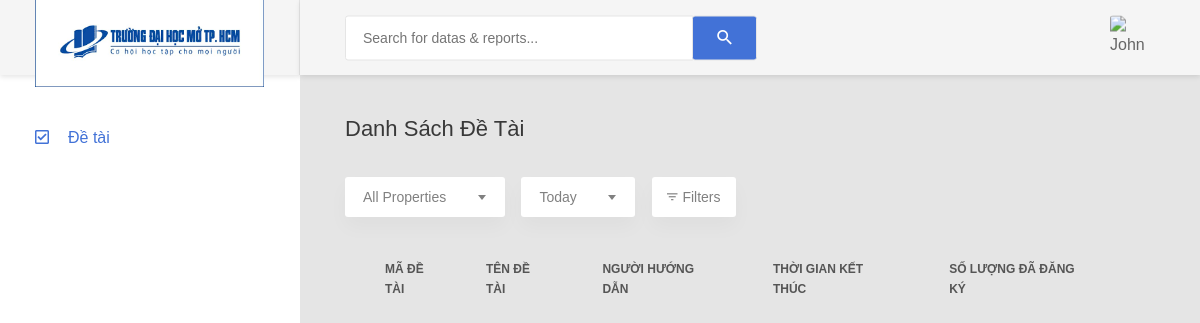
Page /index.php/de_tai/danh_sach on the earlier database version.
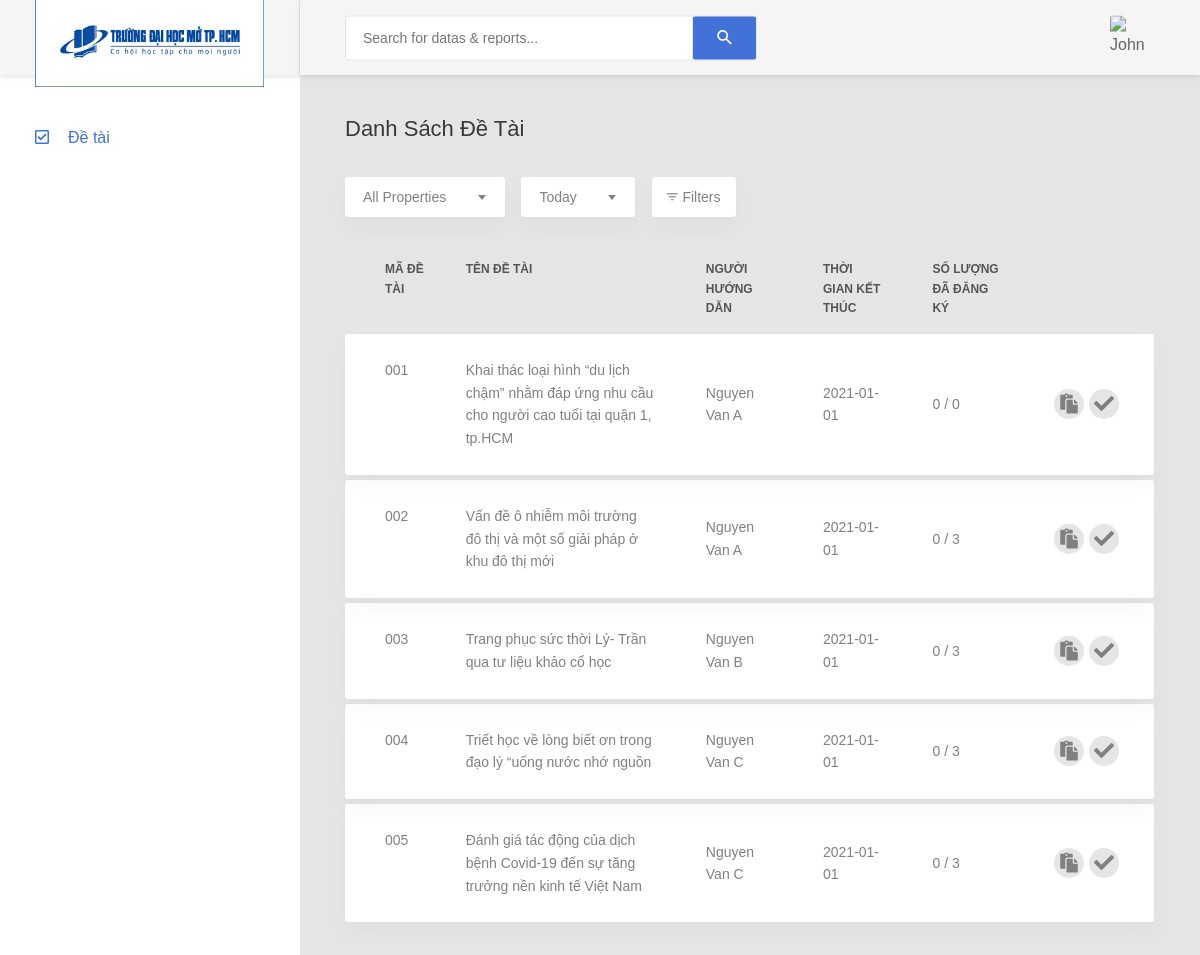
Same page on the later database version.
### tables this page shows
CREATE TABLE `detai` (
  `MaDeTai` varchar(12) NOT NULL,
  `TenDeTai` varchar(250) NOT NULL,
  `MaGV` varchar(12) NOT NULL,
  `TenGV` varchar(50) NOT NULL,
  `ThoiGianDK` date NOT NULL,
  `GioiHanSoLuongDK` int(11) NOT NULL,
  `SoLuongDK` int(11) NOT NULL
);

### application/controllers/de_tai.php (called while the page is built, shortened)
<?php
 class de_tai extends CI_Controller {
	 public function __construct(){
		$this->load->model('de_tai_table');
	 }
	 public function danh_sach()
	 {
		$dsDeTai=$this->de_tai_table->ds_de_tai();
		$data['dsDeTai']=$dsDeTai;
		$data['path']=array('de_tai/v_doc_dsDeTai');
		$this->load->view('layoutDeTai', $data );
	 }
 }
?>

### index.php (called while the page is built, shortened)
<?php
require_once BASEPATH.'core/CodeIgniter.php';

### application/models/de_tai_table.php (called while the page is built)
<?php
 class de_tai_table extends CI_Model  {
	public function ds_de_tai(){
		$query=$this->db->query('SELECT * FROM detai WHERE SYSDATE() <= ThoiGianDK');
		return $query->result_array();
	}
 }
 ?>

### application/views/de_tai/v_doc_dsDeTai.php (the view)
<table class="table table-data2">
    <thead>
        <tr>
            <th>Mã đề tài</th>
            <th>Tên đề tài</th>
            <th>Người hướng dẫn</th>
            <th>Thời gian kết thúc</th>
            <th>số lượng đã đăng ký</th>
            <th></th>
        </tr>
    </thead>
    <tbody>
		<?php foreach($dsDeTai as $item) { ?>
			<tr class="tr-shadow">
				<td><?php echo $item['MaDeTai'] ?></td>
				<td><?php echo $item['TenDeTai'] ?></td>
				<td><?php echo $item['TenGV'] ?></td>
				<td><?php echo $item['ThoiGianDK'] ?></td>
				<td><?php echo $item['SoLuongDK'] ?> / <?php echo $item['GioiHanSoLuongDK'] ?></td>
				<td>
					<div class="table-data-feature">
						<button class="item" data-toggle="tooltip" data-placement="top" title="Xem chi tiết">
							<i class="fa fa-paste (alias)"></i>
						</button>
						<button class="item" data-toggle="tooltip" data-placement="top" title="Đăng ký">
							<i class="fa fa-check"></i>
						</button>
					</div>
				</td>
			</tr>
			<tr class="spacer"></tr>
		<?php
			}
		?>
    </tbody>
</table>

Differences in the rows shown:
now on this page (row edited): detai: MaDeTai "001", TenDeTai "Khai thác loại hình “du lịch chậm” nhằm đáp ứng nhu cầu cho người cao tuổi tại quận 1, tp.HCM", TenGV "Nguyen Van A", ThoiGianDK "2021-01-01", SoLuongDK "0", GioiHanSoLuongDK "0"
now on this page (row edited): detai: MaDeTai "002", TenDeTai "Vấn đề ô nhiễm môi trường đô thị và một số giải pháp ở khu đô thị mới", TenGV "Nguyen Van A", ThoiGianDK "2021-01-01", SoLuongDK "0", GioiHanSoLuongDK "3"
now on this page (row edited): detai: MaDeTai "003", TenDeTai "Trang phục sức thời Lý- Trần qua tư liệu khảo cổ học", TenGV "Nguyen Van B", ThoiGianDK "2021-01-01", SoLuongDK "0", GioiHanSoLuongDK "3"
now on this page (row edited): detai: MaDeTai "004", TenDeTai "Triết học về lòng biết ơn trong đạo lý “uống nước nhớ nguồn", TenGV "Nguyen Van C", ThoiGianDK "2021-01-01", SoLuongDK "0", GioiHanSoLuongDK "3"
now on this page (row edited): detai: MaDeTai "005", TenDeTai "Đánh giá tác động của dịch bệnh Covid-19 đến sự tăng trưởng nền kinh tế Việt Nam", TenGV "Nguyen Van C", ThoiGianDK "2021-01-01", SoLuongDK "0", GioiHanSoLuongDK "3"
